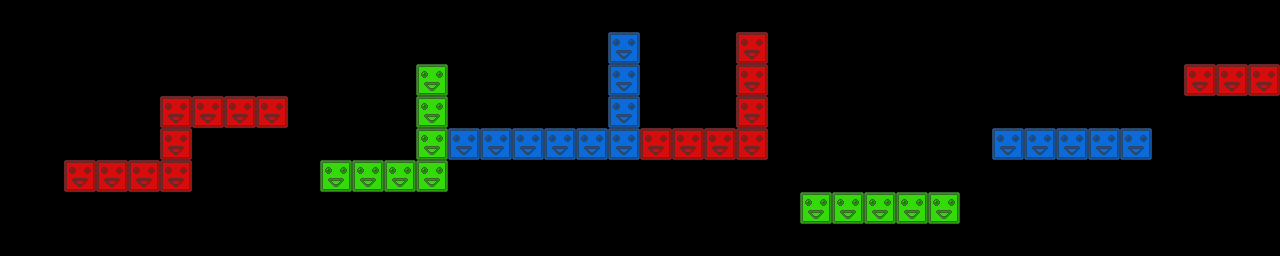

A 2D game scene composited from a Tiled map and its tileset images. What follows is a short description and the map's XML, with each tile layer's data collapsed to a summary:
An orthogonal 40x8 tile map with 32x32 px tiles, 3 tile layers (red, green, blue) and 10 objects.

<map version="1.0" orientation="orthogonal" renderorder="right-down" width="40" height="8" tilewidth="32" tileheight="32">
 <tileset firstgid="1" name="blocks" tilewidth="32" tileheight="32">
  <image source="blocks.png" width="96" height="32" />
 </tileset>
 <layer name="red" width="40" height="8">
  <data>[320 cells, 19 non-empty, 1 distinct tile ids]</data>
 </layer>
 <layer name="green" width="40" height="8">
  <data>[320 cells, 12 non-empty, 1 distinct tile ids]</data>
 </layer>
 <layer name="blue" width="40" height="8">
  <data>[320 cells, 14 non-empty, 1 distinct tile ids]</data>
 </layer>
 <objectgroup name="crystals">
  <object x="136" y="142">
   <ellipse />
  </object>
  <object x="268" y="59">
   <ellipse />
  </object>
  <object x="356" y="138">
   <ellipse />
  </object>
  <object x="855" y="164">
   <ellipse />
  </object>
  <object x="1078" y="104">
   <ellipse />
  </object>
  <object x="1239" y="37">
   <ellipse />
  </object>
  <object x="198" y="80">
   <ellipse />
  </object>
  <object x="552" y="110">
   <ellipse />
  </object>
 </objectgroup>
 <objectgroup name="spikes">
  <object x="485" y="65">
   <ellipse />
  </object>
  <object x="684" y="74">
   <ellipse />
  </object>
 </objectgroup>
</map>
